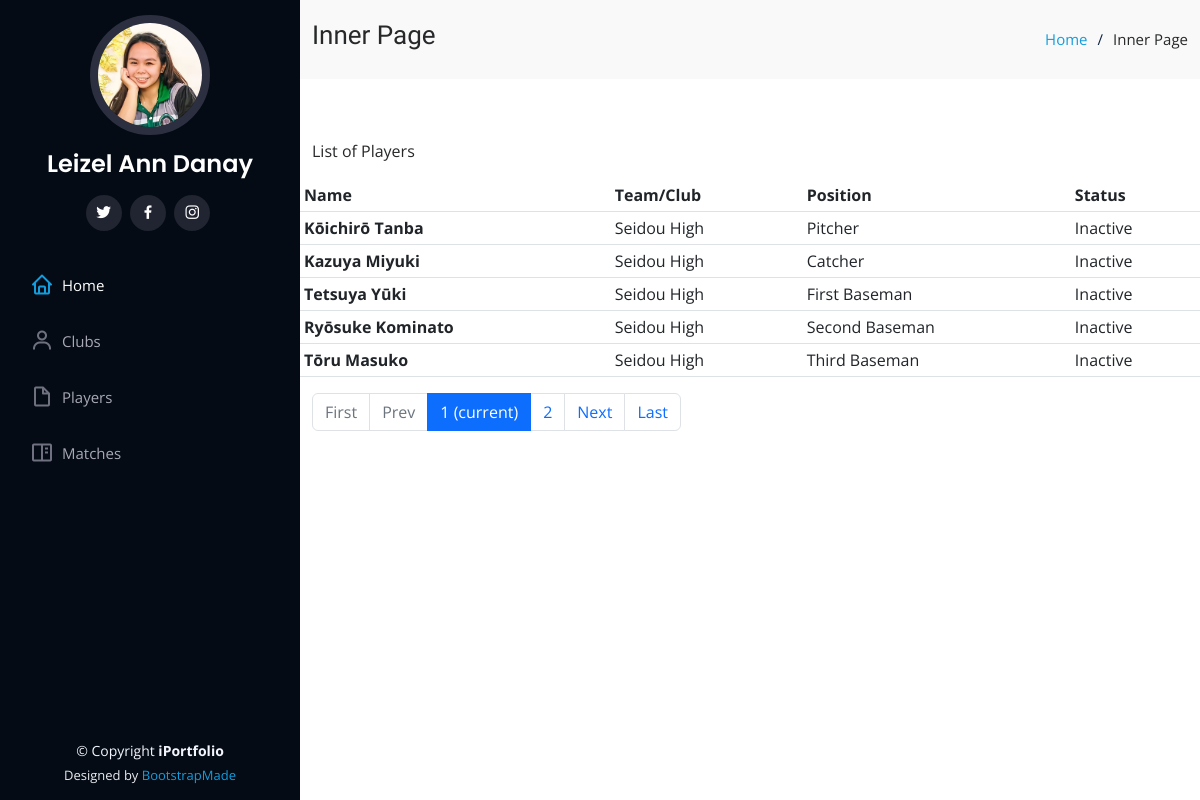
The page /player/ on the database its author committed.
### basebal/models.py (models this page shows, shortened)
class BaseModel(models.Model):
    created_at = models.DateTimeField(
        auto_now_add=True, db_index=True)
    updated_at = models.DateTimeField(auto_now=True)
    class Meta:
        abstract = True

class Play(BaseModel):
    STRING_CHOICES= (
    ('First String', 'First String'),
    ('Second String','Second String'))
    player = models.ForeignKey(Person, on_delete=models.CASCADE, related_name = "Player")
    team = models.ForeignKey(Club, on_delete=models.CASCADE, related_name = "Team")
    string_no = models.CharField(max_length=100, choices = STRING_CHOICES)
    isActive = models.BooleanField(default=False)
    pos = models.ForeignKey(Position, on_delete=models.CASCADE)

class Person(BaseModel):
    lastname = models.CharField(max_length=100)
    firstname = models.CharField(max_length=100)
    email = models.EmailField(null=True, blank=True, max_length=100)
    height = models.DecimalField(max_digits=10, decimal_places=5, null=True)
    weight = models.DecimalField(max_digits=10, decimal_places=5, null=True)

class Club(BaseModel):
    name = models.CharField(max_length=100)
    coach = models.ForeignKey(Person, on_delete=models.CASCADE)
    description = models.TextField(null=True, blank=True)
    dorm_latitude = models.DecimalField(max_digits=22, decimal_places=16, null=True, blank=True)
    dorm_longitude = models.DecimalField(max_digits=22, decimal_places=16, null=True, blank=True)
    team_pic = models.ImageField(default="defaultimg.png", null=True, blank=True, verbose_name="Team Image")

class Position(BaseModel):
    description = models.CharField(max_length=100)

### basebal/views.py (the view)
# urls.py: path('player/',views.PlayerView.as_view(), name='player'),
class PlayerView(ListView):
    model = Play
    context_object_name = 'play'
    template_name = "player.html"
    paginate_by = 5
    def get_context_data(self, **kwargs):
        context = super().get_context_data(**kwargs)
        context['header_text'] = 'List of Players'
        return context
    def get_queryset(self, *args, **kwargs):
        qs = super(PlayerView, self).get_queryset(*args, **kwargs)
        return qs

### langingpage/templates/player.html
{% extends 'base.html' %}
{% load static %}
{% block content %}
<div class="container">
    <p>
      {{ header_text }}
    </p>
    <div class="row">
        <table class="table table-sm">
            <thead>
              <tr>
                <th scope="col">Name</th>
                <th scope="col">Team/Club</th>
                <th scope="col">Position</th>
                <th scope="col">Status</th>
              </tr>
            </thead>
            <tbody>
                {% for object in object_list %}
              <tr>
                <th scope="row">{{ object.player.firstname }} {{ object.player.lastname }}</th>
                <td>{{ object.team.name }}</td>
                <td>{{ object.pos.description }}</td>
                <td>{% if object.isActive == True %} Active {% else %} Inactive {% endif %}</td>
              </tr>
              {% endfor %}
            </tbody>
          </table>
          {% include 'includes/pagination.html' %}
    </div>
  </div>
{% endblock content %}

### static/css/style.css (style rules this page uses)
body { font-family: "Open Sans", sans-serif; color: #272829; }

### rows shown on the page
Play: player.firstname "Kōichirō", player.lastname "Tanba", team.name "Seidou High", pos.description "Pitcher", isActive "Inactive"
Play: player.firstname "Kazuya", player.lastname "Miyuki", team.name "Seidou High", pos.description "Catcher", isActive "Inactive"
Play: player.firstname "Tetsuya", player.lastname "Yūki", team.name "Seidou High", pos.description "First Baseman", isActive "Inactive"
Play: player.firstname "Ryōsuke", player.lastname "Kominato", team.name "Seidou High", pos.description "Second Baseman", isActive "Inactive"
Play: player.firstname "Tōru", player.lastname "Masuko", team.name "Seidou High", pos.description "Third Baseman", isActive "Inactive"

### other values the page prints
{{ header_text }} "List of Players"
{{ page_num }} "1"
{{ page_num }} "2"
